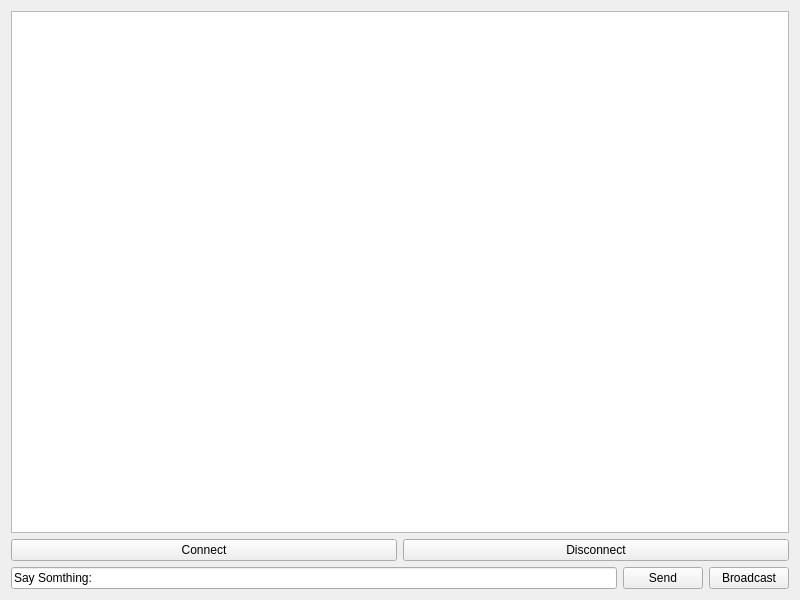
<?xml version="1.0" encoding="UTF-8"?>
<ui version="4.0">
 <class>Widget</class>
 <widget class="QWidget" name="Widget">
  <property name="geometry">
   <rect>
    <x>0</x>
    <y>0</y>
    <width>800</width>
    <height>600</height>
   </rect>
  </property>
  <property name="windowTitle">
   <string>Widget</string>
  </property>
  <layout class="QVBoxLayout" name="verticalLayout">
   <item>
    <widget class="QTextBrowser" name="textBrowser"/>
   </item>
   <item>
    <layout class="QHBoxLayout" name="horizontalLayout">
     <item>
      <widget class="QPushButton" name="pushButton">
       <property name="text">
        <string>Connect</string>
       </property>
      </widget>
     </item>
     <item>
      <widget class="QPushButton" name="pushButton_2">
       <property name="text">
        <string>Disconnect</string>
       </property>
      </widget>
     </item>
    </layout>
   </item>
   <item>
    <layout class="QHBoxLayout" name="horizontalLayout_2">
     <item>
      <widget class="QLineEdit" name="lineEdit">
       <property name="text">
        <string>Say Somthing:</string>
       </property>
      </widget>
     </item>
     <item>
      <widget class="QPushButton" name="pushButton_3">
       <property name="text">
        <string>Send</string>
       </property>
      </widget>
     </item>
     <item>
      <widget class="QPushButton" name="pushButton_4">
       <property name="text">
        <string>Broadcast</string>
       </property>
      </widget>
     </item>
    </layout>
   </item>
  </layout>
 </widget>
 <resources/>
 <connections/>
</ui>
